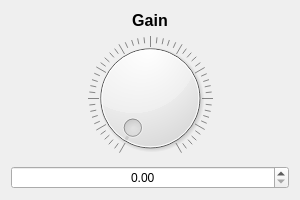
<?xml version="1.0" encoding="UTF-8"?>
<ui version="4.0">
 <class>GainerWidget</class>
 <widget class="QWidget" name="GainerWidget">
  <property name="geometry">
   <rect>
    <x>0</x>
    <y>0</y>
    <width>300</width>
    <height>200</height>
   </rect>
  </property>
  <property name="windowTitle">
   <string>Gainer</string>
  </property>
  <layout class="QVBoxLayout" name="verticalLayout">
   <item>
    <widget class="QLabel" name="labelTitle">
     <property name="text">
      <string>Gain</string>
     </property>
     <property name="alignment">
      <set>Qt::AlignCenter</set>
     </property>
     <property name="styleSheet">
      <string>font-size: 16px; font-weight: bold;</string>
     </property>
    </widget>
   </item>
   <item>
    <widget class="QDial" name="dial">
     <property name="minimum">
      <number>0</number>
     </property>
     <property name="maximum">
      <number>200</number>
     </property>
     <property name="notchesVisible">
      <bool>true</bool>
     </property>
     <property name="sizePolicy">
      <sizepolicy hsizetype="Expanding" vsizetype="Expanding">
       <horstretch>0</horstretch>
       <verstretch>0</verstretch>
      </sizepolicy>
     </property>
    </widget>
   </item>
   <item>
    <widget class="QDoubleSpinBox" name="spinBox">
     <property name="minimum">
      <double>0.000000000000000</double>
     </property>
     <property name="maximum">
      <double>2.000000000000000</double>
     </property>
     <property name="singleStep">
      <double>0.010000000000000</double>
     </property>
     <property name="decimals">
      <number>2</number>
     </property>
     <property name="alignment">
      <set>Qt::AlignCenter</set>
     </property>
    </widget>
   </item>
  </layout>
 </widget>
 <resources/>
 <connections/>
</ui>
